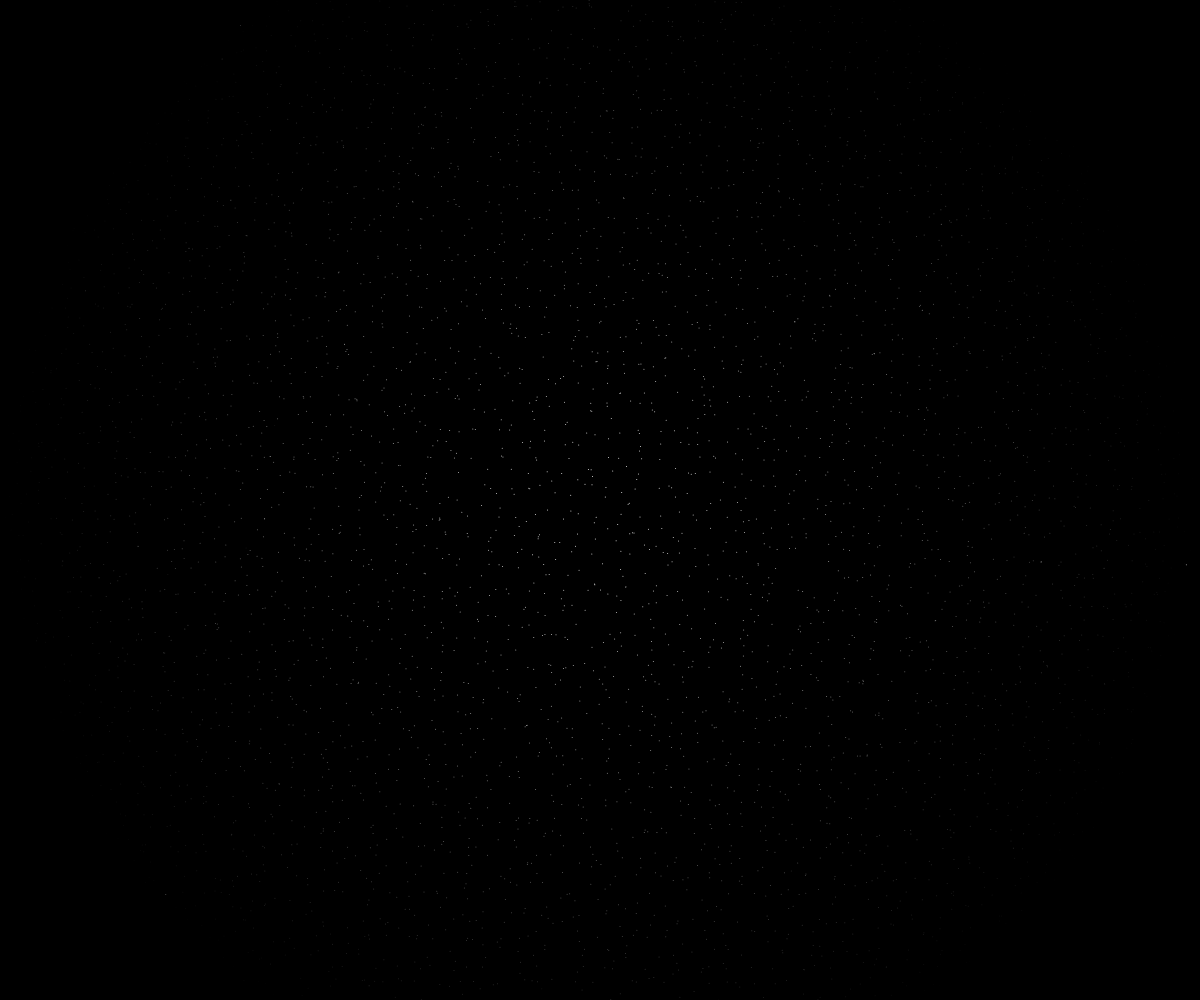
Frame 1 (no input)
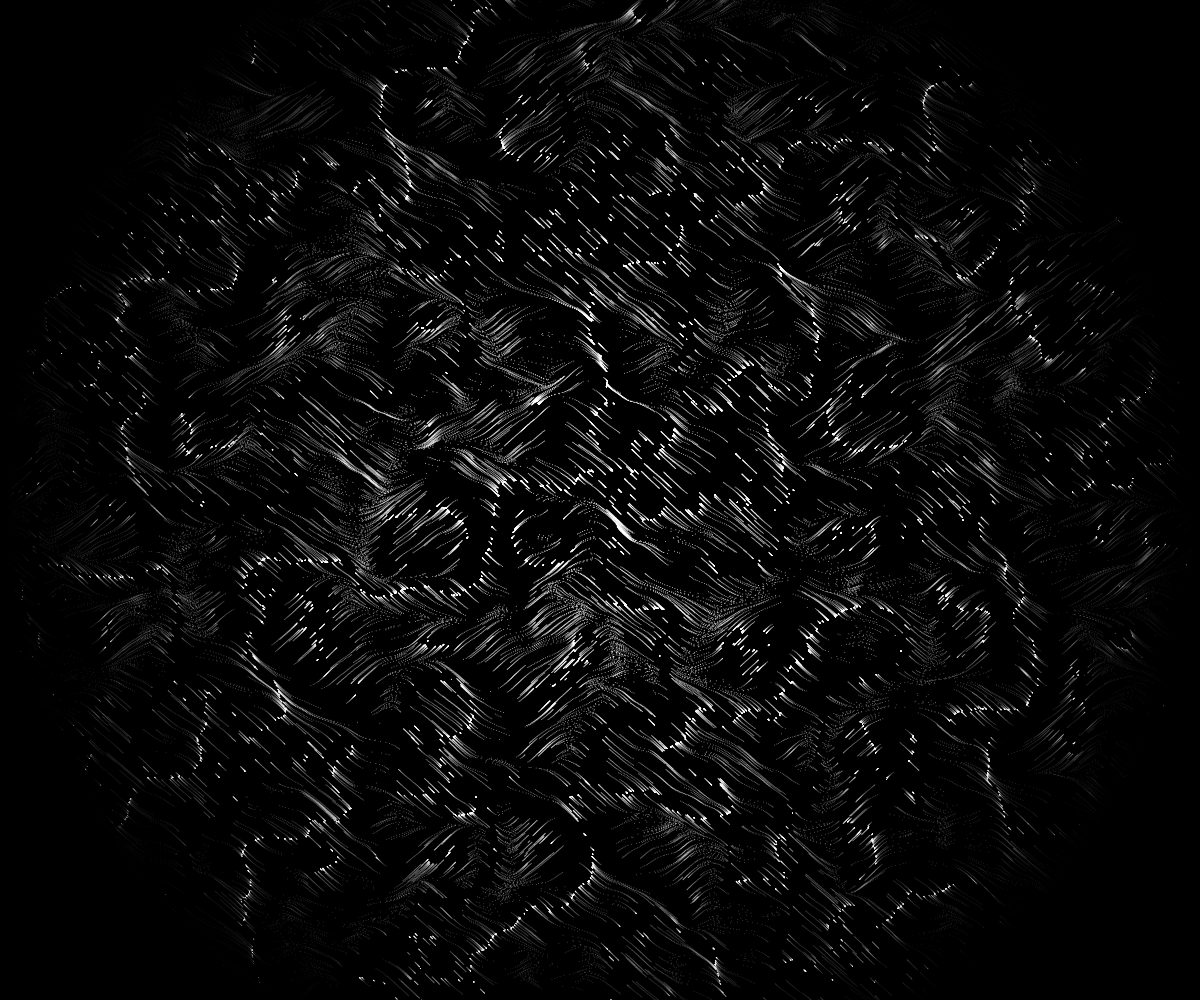
Frame 60 (no input)
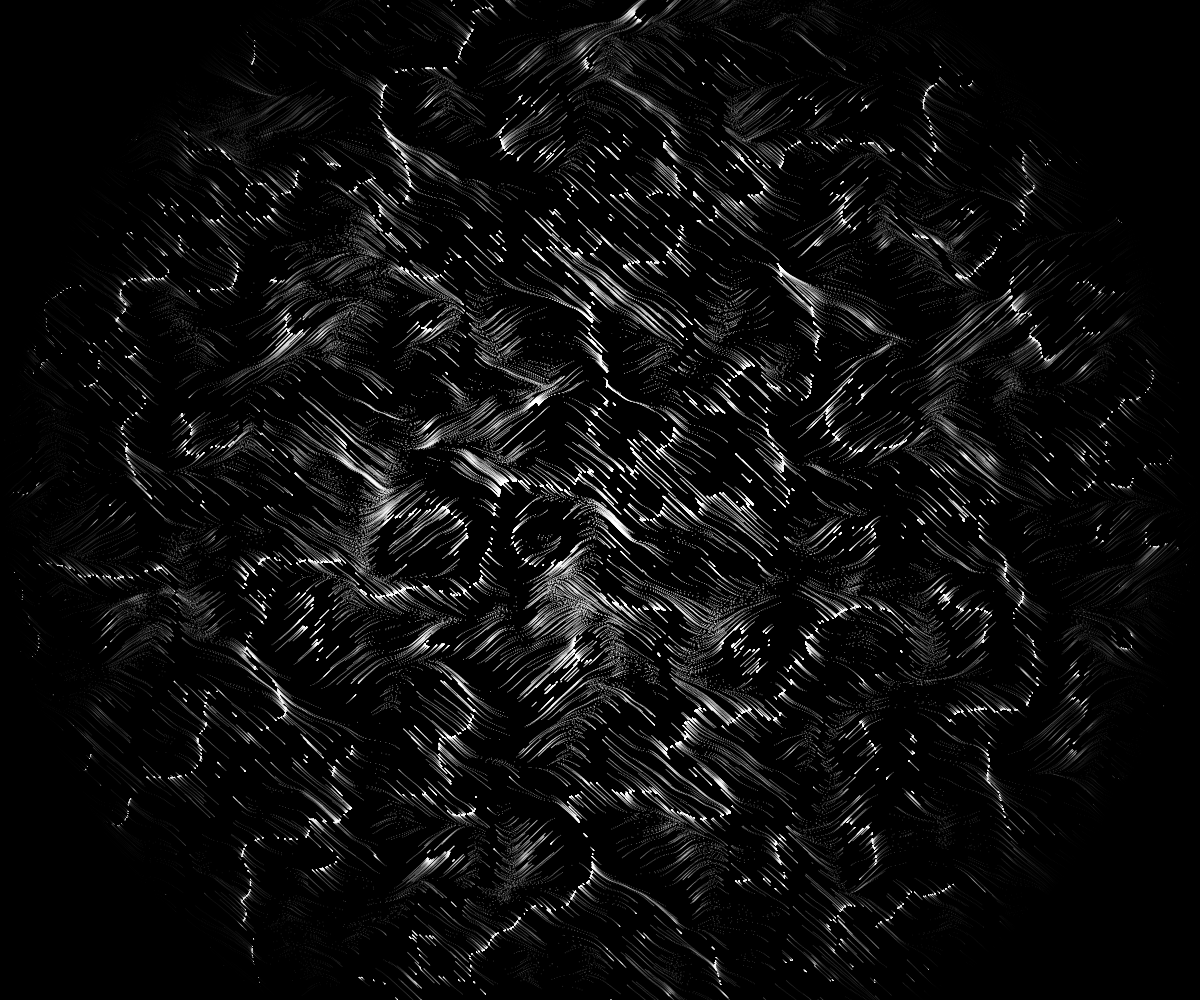
Frame 120 (the mouse pressed at the canvas centre since frame 60)

The p5.js sketch that drew these frames (run headless with seeded random() and noise() and a simulated clock; from frame 60 on, the mouse is pressed at the canvas centre):

// p5.js sketch
// ── sketch.js
// Abstract paintings with perlin noise
// 28/02/2021

let points = [];
let mult = 0.005;

function setup() {
  createCanvas(windowWidth, windowHeight);
  background(0);
  noStroke();
  angleMode(DEGREES);
  
  let density = width / 15;
  let space = width / density;
  
  // creating grid layout
  for (let x = 0; x < width; x += space) {
    for (let y = 0; y < height; y += space) {
      let p = createVector(x + random(-10, 10), y + random(-10, 10));
      points.push(p);
    }
  }
  
  mult = random(0.003, 0.01);
}

function draw() {
  for (let i = 0; i < points.length; i++) {
    // calculate alpha
    let alpha = map(dist(width / 2, height / 2, points[i].x, points[i].y), 0, width / 2, 255, 0);

    fill(255, alpha);

    // calculate angle by which to move points
    let angle = map(noise(points[i].x * mult, points[i].y * mult), 0, 1, 0, 720);

    points[i].add(createVector(tan(angle), sin(angle)));

    // only draw within circle
    if (dist(width / 2, height / 2, points[i].x, points[i].y) < width / 2) {
      ellipse(points[i].x, points[i].y, 1);
    }
  }
}
